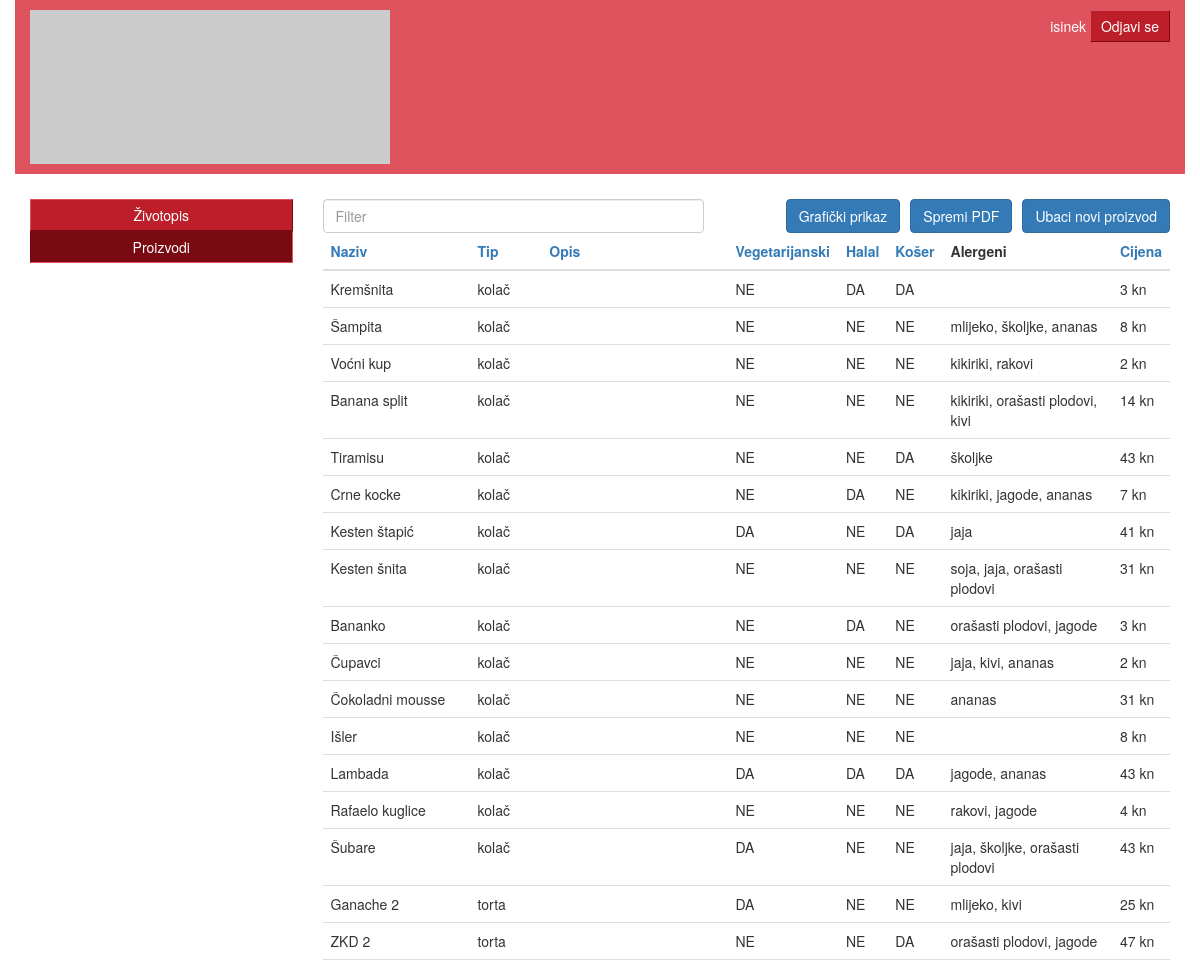
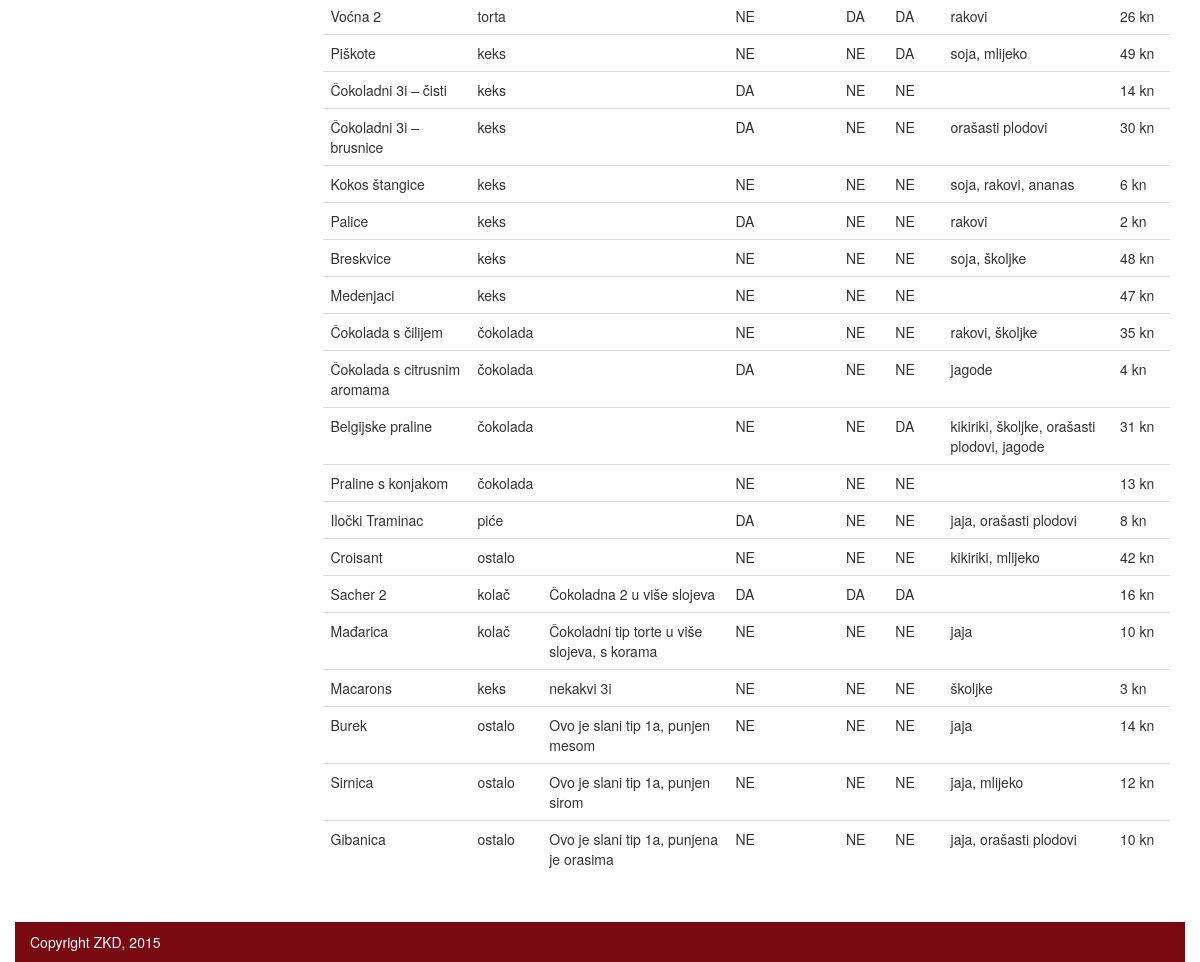
The page /lab4/proizvodi.php?orderby=4 (signed in) on the database its author committed (2 pictures, top to bottom).
### tables this page shows
CREATE TABLE IF NOT EXISTS `proizvodi` (
  `id` int(11) NOT NULL AUTO_INCREMENT,
  `naziv` varchar(50) NOT NULL,
  `tip` int(11) NOT NULL,
  `opis` text,
  `vegetarijanski` tinyint(1) NOT NULL,
  `halal` tinyint(1) NOT NULL,
  `koser` tinyint(1) NOT NULL,
  `cijena` decimal(10,0) DEFAULT NULL,
  PRIMARY KEY (`id`)
);

CREATE TABLE IF NOT EXISTS `tip_proizvoda` (
  `id` int(11) NOT NULL AUTO_INCREMENT,
  `naziv` varchar(50) NOT NULL,
  PRIMARY KEY (`id`)
);

### lab4/proizvodi.php (the view, shortened to what this page needs)
<?php
	$orderBy = isset($_GET['orderby']) ? $_GET['orderby'] : 2;
	$desc = isset($_GET['desc']) ? 'DESC' : 'ASC';
	$dbc = mysqli_connect( 'localhost', 'root', '123', 'zkd' ) or die('Pogreška kod spajanja na bazu podataka.');
	$sql = "SELECT proizvodi.id, proizvodi.naziv, tip_proizvoda.naziv, proizvodi.opis, proizvodi.vegetarijanski, proizvodi.halal, proizvodi.koser, proizvodi.cijena FROM proizvodi JOIN tip_proizvoda ON proizvodi.tip = tip_proizvoda.id ORDER BY ".$orderBy." ".$desc.";";
?>
<!doctype html>
<html lang="en">
<head>
	<link href="css/bootstrap.min.css" rel="stylesheet">
	<link href="css/custom.css" rel="stylesheet">
</head>
<body>
	<header class="container">
		<div class="row">
			<div class="col-sm-4 col-xs-6">
				<a class="home-button" href="/zivotopis.php">
					<img src="http://placehold.it/350x150" alt="">
				</a>
			</div>
			<div class="col-sm-8 col-xs-6 user-info">
				<span class="username"><?php print $_SESSION['username'] ?></span>
				<a class="simple-button" href="/logout.php">Odjavi se</a>
			</div>
		</div>
	</header>
	<section class="container content">
		<div class="row">
			<div class="col-md-3 col-sm-12">
				<nav>
					<a class="nav-link" href="zivotopis.php">Životopis</a>
					<a class="nav-link active" href="proizvodi.php">Proizvodi</a>
				</nav>
			</div>
			<div class="col-md-9 col-sm-12">
				<input type="text" class="form-control" id="filterProizvoda" placeholder="Filter" style="float: left; width: 45%;">
				<a href="proizvodi-input.php" class="btn btn-primary" style="float: right;">Ubaci novi proizvod</a>
				<a href="#" class="btn btn-primary" style="float: right; margin-right: 10px;" onclick="printToPdf(jQuery(this));">Spremi PDF</a>
                <a href="#" class="btn btn-primary" style="float: right; margin-right: 10px;">Grafički prikaz</a>
				<table id="tableProizvodi" class="table table-hover">
					<thead>
						<tr>
							<th><a href="proizvodi.php?orderby=2<?php print ($orderBy == 2 && $desc == 'ASC' ? '&desc' : '') ?>">Naziv</a></th>
							<th><a href="proizvodi.php?orderby=3<?php print ($orderBy == 3 && $desc == 'ASC' ? '&desc' : '') ?>">Tip</a></th>
							<th><a href="proizvodi.php?orderby=4<?php print ($orderBy == 4 && $desc == 'ASC' ? '&desc' : '') ?>">Opis</a></th>
							<th><a href="proizvodi.php?orderby=5<?php print ($orderBy == 5 && $desc == 'ASC' ? '&desc' : '') ?>">Vegetarijanski</a></th>
							<th><a href="proizvodi.php?orderby=6<?php print ($orderBy == 6 && $desc == 'ASC' ? '&desc' : '') ?>">Halal</a></th>
							<th><a href="proizvodi.php?orderby=7<?php print ($orderBy == 7 && $desc == 'ASC' ? '&desc' : '') ?>">Košer</a></th>
							<th>Alergeni</th>
							<th><a href="proizvodi.php?orderby=8<?php print ($orderBy == 8 && $desc == 'ASC' ? '&desc' : '') ?>">Cijena</a></th>
						</tr>
					</thead>
					<tbody>
						<?php
							if($result = $dbc->query($sql)) {
								while ($row = $result->fetch_row()) {
									print '<tr>';
										for($i = 1; $i < 8; ++$i) {
											print '<td>'.($i >= 4 && $i < 7 ? ($row[$i] ? 'DA' : 'NE') : $row[$i]).($i == 7 ? ' kn' : '').'</td>';
											if($i == 6) {
												$alergenisql = "SELECT id_proizvoda, GROUP_CONCAT( alergeni.naziv SEPARATOR ', ') FROM alergeni_u_proizvodu JOIN alergeni ON alergeni.id = alergeni_u_proizvodu.id_alergena WHERE id_proizvoda = ".$row[0]." GROUP BY id_proizvoda;";
												if($alergeni = $dbc->query($alergenisql)) {
													$alergenirow = $alergeni->fetch_row();
													print '<td>'.$alergenirow[1].'</td>';
												} else {
													print '<td>'.$alergenisql.'</td>';
												}
											}
										}
									print '</tr>';
								}
							}
						?>
					</tbody>
				</table>
			</div>
		</div>
	</section>
	<footer class="container">
		<span>Copyright ZKD, 2015</span>
	</footer>
</body>
</html>

### lab4/css/custom.css (style rules this page uses)
section.content { padding-top: 25px; padding-bottom: 25px; }
section.content table { border-collapse: separate; border-spacing: 5px 2px; }
section.content table.table { border-collapse: collapse; }
.home-button img { width: 100%; }
header { background: #DE535D; color: white; padding: 10px 15px; }
header .user-info { text-align: right; }
.simple-button { display: inline-block; padding: 5px 10px; background: #BC1F2A; border: 1px solid; border-color: #DE535D #7A0A12 #7A0A12 #DE535D; color: white; }
nav { margin-bottom: 20px; }
.nav-link { display: block; padding: 5px 10px; background: #BC1F2A; border: 1px solid; border-color: #DE535D #7A0A12 #7A0A12 #DE535D; color: white; text-align: center; }
.nav-link:hover, .nav-link:focus, .nav-link.active { background: #7A0A12; border-color: #7A0A12 #DE535D #DE535D #7A0A12; color: white; text-decoration: none; }
footer { background: #7A0A12; padding: 10px 15px; color: white; }

### rows shown on the page
proizvodi: naziv "Kremšnita", tip_proizvoda.naziv "kolač", vegetarijanski "NE", halal "DA", koser "DA", cijena "3"
proizvodi: naziv "Šampita", tip_proizvoda.naziv "kolač", vegetarijanski "NE", halal "NE", koser "NE", alergenirow "mlijeko, školjke, ananas", cijena "8"
proizvodi: naziv "Voćni kup", tip_proizvoda.naziv "kolač", vegetarijanski "NE", halal "NE", koser "NE", alergenirow "kikiriki, rakovi", cijena "2"
proizvodi: naziv "Banana split", tip_proizvoda.naziv "kolač", vegetarijanski "NE", halal "NE", koser "NE", alergenirow "kikiriki, orašasti plodovi, kivi", cijena "14"
proizvodi: naziv "Tiramisu", tip_proizvoda.naziv "kolač", vegetarijanski "NE", halal "NE", koser "DA", alergenirow "školjke", cijena "43"
proizvodi: naziv "Crne kocke", tip_proizvoda.naziv "kolač", vegetarijanski "NE", halal "DA", koser "NE", alergenirow "kikiriki, jagode, ananas", cijena "7"
proizvodi: naziv "Kesten štapić", tip_proizvoda.naziv "kolač", vegetarijanski "DA", halal "NE", koser "DA", alergenirow "jaja", cijena "41"
proizvodi: naziv "Kesten šnita", tip_proizvoda.naziv "kolač", vegetarijanski "NE", halal "NE", koser "NE", alergenirow "soja, jaja, orašasti plodovi", cijena "31"
proizvodi: naziv "Bananko", tip_proizvoda.naziv "kolač", vegetarijanski "NE", halal "DA", koser "NE", alergenirow "orašasti plodovi, jagode", cijena "3"
proizvodi: naziv "Čupavci", tip_proizvoda.naziv "kolač", vegetarijanski "NE", halal "NE", koser "NE", alergenirow "jaja, kivi, ananas", cijena "2"
proizvodi: naziv "Čokoladni mousse", tip_proizvoda.naziv "kolač", vegetarijanski "NE", halal "NE", koser "NE", alergenirow "ananas", cijena "31"
proizvodi: naziv "Išler", tip_proizvoda.naziv "kolač", vegetarijanski "NE", halal "NE", koser "NE", cijena "8"
proizvodi: naziv "Lambada", tip_proizvoda.naziv "kolač", vegetarijanski "DA", halal "DA", koser "DA", alergenirow "jagode, ananas", cijena "43"
proizvodi: naziv "Rafaelo kuglice", tip_proizvoda.naziv "kolač", vegetarijanski "NE", halal "NE", koser "NE", alergenirow "rakovi, jagode", cijena "4"
proizvodi: naziv "Šubare", tip_proizvoda.naziv "kolač", vegetarijanski "DA", halal "NE", koser "NE", alergenirow "jaja, školjke, orašasti plodovi", cijena "43"
proizvodi: naziv "Ganache 2", tip_proizvoda.naziv "torta", vegetarijanski "DA", halal "NE", koser "NE", alergenirow "mlijeko, kivi", cijena "25"
proizvodi: naziv "ZKD 2", tip_proizvoda.naziv "torta", vegetarijanski "NE", halal "NE", koser "DA", alergenirow "orašasti plodovi, jagode", cijena "47"
proizvodi: naziv "Voćna 2", tip_proizvoda.naziv "torta", vegetarijanski "NE", halal "DA", koser "DA", alergenirow "rakovi", cijena "26"
proizvodi: naziv "Piškote", tip_proizvoda.naziv "keks", vegetarijanski "NE", halal "NE", koser "DA", alergenirow "soja, mlijeko", cijena "49"
proizvodi: naziv "Čokoladni 3i – čisti", tip_proizvoda.naziv "keks", vegetarijanski "DA", halal "NE", koser "NE", cijena "14"
proizvodi: naziv "Čokoladni 3i – brusnice", tip_proizvoda.naziv "keks", vegetarijanski "DA", halal "NE", koser "NE", alergenirow "orašasti plodovi", cijena "30"
proizvodi: naziv "Kokos štangice", tip_proizvoda.naziv "keks", vegetarijanski "NE", halal "NE", koser "NE", alergenirow "soja, rakovi, ananas", cijena "6"
proizvodi: naziv "Palice", tip_proizvoda.naziv "keks", vegetarijanski "DA", halal "NE", koser "NE", alergenirow "rakovi", cijena "2"
proizvodi: naziv "Breskvice", tip_proizvoda.naziv "keks", vegetarijanski "NE", halal "NE", koser "NE", alergenirow "soja, školjke", cijena "48"
proizvodi: naziv "Medenjaci", tip_proizvoda.naziv "keks", vegetarijanski "NE", halal "NE", koser "NE", cijena "47"
proizvodi: naziv "Čokolada s čilijem", tip_proizvoda.naziv "čokolada", vegetarijanski "NE", halal "NE", koser "NE", alergenirow "rakovi, školjke", cijena "35"
proizvodi: naziv "Čokolada s citrusnim aromama", tip_proizvoda.naziv "čokolada", vegetarijanski "DA", halal "NE", koser "NE", alergenirow "jagode", cijena "4"
proizvodi: naziv "Belgijske praline", tip_proizvoda.naziv "čokolada", vegetarijanski "NE", halal "NE", koser "DA", alergenirow "kikiriki, školjke, orašasti plodovi, jagode", cijena "31"
proizvodi: naziv "Praline s konjakom", tip_proizvoda.naziv "čokolada", vegetarijanski "NE", halal "NE", koser "NE", cijena "13"
proizvodi: naziv "Iločki Traminac", tip_proizvoda.naziv "piće", vegetarijanski "DA", halal "NE", koser "NE", alergenirow "jaja, orašasti plodovi", cijena "8"
proizvodi: naziv "Croisant", tip_proizvoda.naziv "ostalo", vegetarijanski "NE", halal "NE", koser "NE", alergenirow "kikiriki, mlijeko", cijena "42"
proizvodi: naziv "Sacher 2", tip_proizvoda.naziv "kolač", opis "Čokoladna 2 u više slojeva", vegetarijanski "DA", halal "DA", koser "DA", cijena "16"
proizvodi: naziv "Mađarica", tip_proizvoda.naziv "kolač", opis "Čokoladni tip torte u više slojeva, s korama", vegetarijanski "NE", halal "NE", koser "NE", alergenirow "jaja", cijena "10"
proizvodi: naziv "Macarons", tip_proizvoda.naziv "keks", opis "nekakvi 3i", vegetarijanski "NE", halal "NE", koser "NE", alergenirow "školjke", cijena "3"
proizvodi: naziv "Burek", tip_proizvoda.naziv "ostalo", opis "Ovo je slani tip 1a, punjen mesom", vegetarijanski "NE", halal "NE", koser "NE", alergenirow "jaja", cijena "14"
proizvodi: naziv "Sirnica", tip_proizvoda.naziv "ostalo", opis "Ovo je slani tip 1a, punjen sirom", vegetarijanski "NE", halal "NE", koser "NE", alergenirow "jaja, mlijeko", cijena "12"
proizvodi: naziv "Gibanica", tip_proizvoda.naziv "ostalo", opis "Ovo je slani tip 1a, punjena je orasima", vegetarijanski "NE", halal "NE", koser "NE", alergenirow "jaja, orašasti plodovi", cijena "10"

### other values the page prints
$_SESSION['username'] "isinek"
